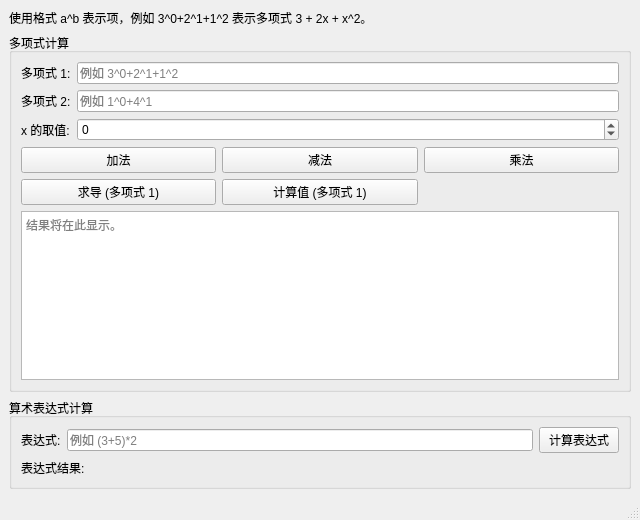
<?xml version="1.0" encoding="UTF-8"?>
<ui version="4.0">
 <class>MainWindow</class>
 <widget class="QMainWindow" name="MainWindow">
  <property name="geometry">
   <rect>
    <x>0</x>
    <y>0</y>
    <width>640</width>
    <height>520</height>
   </rect>
  </property>
  <property name="windowTitle">
   <string>多项式与表达式计算器</string>
  </property>
  <widget class="QWidget" name="centralwidget">
   <layout class="QVBoxLayout" name="verticalLayout" stretch="0,1,0">
    <item>
     <widget class="QLabel" name="instructionLabel">
      <property name="text">
       <string>使用格式 a^b 表示项，例如 3^0+2^1+1^2 表示多项式 3 + 2x + x^2。</string>
      </property>
      <property name="wordWrap">
       <bool>true</bool>
      </property>
     </widget>
    </item>
    <item>
     <widget class="QGroupBox" name="polynomialGroup">
      <property name="title">
       <string>多项式计算</string>
      </property>
      <layout class="QVBoxLayout" name="verticalLayout_2">
       <item>
        <layout class="QFormLayout" name="formLayout">
         <item row="0" column="0">
          <widget class="QLabel" name="labelPoly1">
           <property name="text">
            <string>多项式 1:</string>
           </property>
          </widget>
         </item>
         <item row="0" column="1">
          <widget class="QLineEdit" name="polyInput1">
           <property name="placeholderText">
            <string>例如 3^0+2^1+1^2</string>
           </property>
          </widget>
         </item>
         <item row="1" column="0">
          <widget class="QLabel" name="labelPoly2">
           <property name="text">
            <string>多项式 2:</string>
           </property>
          </widget>
         </item>
         <item row="1" column="1">
          <widget class="QLineEdit" name="polyInput2">
           <property name="placeholderText">
            <string>例如 1^0+4^1</string>
           </property>
          </widget>
         </item>
         <item row="2" column="0">
          <widget class="QLabel" name="labelXValue">
           <property name="text">
            <string>x 的取值:</string>
           </property>
          </widget>
         </item>
         <item row="2" column="1">
          <widget class="QSpinBox" name="xValueSpinBox">
           <property name="minimum">
            <number>-1000</number>
           </property>
           <property name="maximum">
            <number>1000</number>
           </property>
          </widget>
         </item>
        </layout>
       </item>
       <item>
        <layout class="QGridLayout" name="gridLayout">
         <item row="0" column="0">
          <widget class="QPushButton" name="addButton">
           <property name="text">
            <string>加法</string>
           </property>
          </widget>
         </item>
         <item row="0" column="1">
          <widget class="QPushButton" name="subtractButton">
           <property name="text">
            <string>减法</string>
           </property>
          </widget>
         </item>
         <item row="0" column="2">
          <widget class="QPushButton" name="multiplyButton">
           <property name="text">
            <string>乘法</string>
           </property>
          </widget>
         </item>
         <item row="1" column="0">
          <widget class="QPushButton" name="derivativeButton">
           <property name="text">
            <string>求导 (多项式 1)</string>
           </property>
          </widget>
         </item>
         <item row="1" column="1">
          <widget class="QPushButton" name="evaluatePolynomialButton">
           <property name="text">
            <string>计算值 (多项式 1)</string>
           </property>
          </widget>
         </item>
        </layout>
       </item>
       <item>
        <widget class="QPlainTextEdit" name="polyResultTextEdit">
         <property name="readOnly">
          <bool>true</bool>
         </property>
         <property name="placeholderText">
          <string>结果将在此显示。</string>
         </property>
        </widget>
       </item>
      </layout>
     </widget>
    </item>
    <item>
     <widget class="QGroupBox" name="expressionGroup">
      <property name="title">
       <string>算术表达式计算</string>
      </property>
      <layout class="QGridLayout" name="gridLayout_2">
       <item row="0" column="0">
        <widget class="QLabel" name="expressionLabel">
         <property name="text">
          <string>表达式:</string>
         </property>
        </widget>
       </item>
       <item row="0" column="1">
        <widget class="QLineEdit" name="expressionLineEdit">
         <property name="placeholderText">
          <string>例如 (3+5)*2</string>
         </property>
        </widget>
       </item>
       <item row="0" column="2">
        <widget class="QPushButton" name="evaluateExpressionButton">
         <property name="text">
          <string>计算表达式</string>
         </property>
        </widget>
       </item>
       <item row="1" column="0" colspan="3">
        <widget class="QLabel" name="expressionResultLabel">
         <property name="text">
          <string>表达式结果:</string>
         </property>
        </widget>
       </item>
      </layout>
     </widget>
    </item>
   </layout>
  </widget>
  <widget class="QMenuBar" name="menubar">
   <property name="geometry">
    <rect>
     <x>0</x>
     <y>0</y>
     <width>640</width>
     <height>22</height>
    </rect>
   </property>
  </widget>
  <widget class="QStatusBar" name="statusbar"/>
 </widget>
 <resources/>
 <connections/>
</ui>
